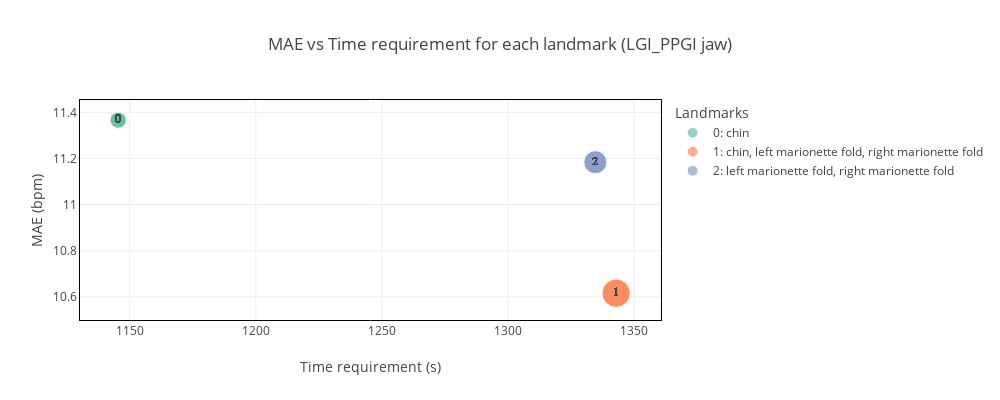

The code cell stored with this chart in its notebook:
### Markdown cell above
### Jaw

### Code cell
roi = 'jaw'
df = pd.read_hdf(f'../results/test_landmarks/h5/{dataset_name}/{dataset_name}_landmarks_in_roi.h5', key='df')\
        .query(f'ROI == "{roi}"')
df = pd.concat([df, df_all.query(f'ROI == "{roi}"')]).reset_index(drop=True)    
metric = 'MAE'

df, rankings = get_rankings_roi(df, dataset_name, metric)
fig, axs = plt.subplots(2,2,figsize=(15,6))
fig, axs = plot_bar_roi(df, rankings, roi, dataset_name, ncol=2, fig=fig, axs=axs)
plt.show()

fig, axs = plt.subplots(2,2,figsize=(12,5))
fig, axs = plot_box_roi(df, rankings, roi, dataset_name, ncol=1, fig=fig, axs=axs)
plt.show()

df1, fig, ax = plot_bubble_roi(df, metric, dataset_name, roi, fig, ax, size=[1000,400])
fig.show()

# print the worst video landmarks combination
df.sort_values('MAE',ascending=False).groupby('video').head(1)[['method','dataset','videoFilename','landmarks','MAE','RMSE','PCC','video','score']]

### Figure 1 — Plotly figure (JSON) as saved in the notebook; plotly's stock layout.template omitted (floating-point values rounded to 4 significant figures)
{"data": [{"customdata": [["0: chin"], ["0: chin"], ["0: chin"], ["0: chin"], ["0: chin"], ["0: chin"], ["0: chin"], ["0: chin"], ["0: chin"], ["0: chin"], ["0: chin"], ["0: chin"], ["0: chin"], ["0: chin"], ["0: chin"], ["0: chin"], ["0: chin"], ["0: chin"], ["0: chin"], ["0: chin"], ["0: chin"]], "hovertemplate": "Landmarks=%{customdata[0]}<br>Time requirement (s)=%{x}<br>MAE (bpm)=%{y}<br>Number of landmarks=%{marker.size}<br>landmarks_id=%{text}<extra></extra>", "legendgroup": "0: chin", "marker": {"color": "rgb(102,194,165)", "size": [1, 1, 1, 1, 1, 1, 1, 1, 1, 1, 1, 1, 1, 1, 1, 1, 1, 1, 1, 1, 1], "sizemode": "area", "sizeref": 0.0075, "symbol": "circle"}, "mode": "markers+text", "name": "0: chin", "orientation": "v", "showlegend": true, "text": [0, 0, 0, 0, 0, 0, 0, 0, 0, 0, 0, 0, 0, 0, 0, 0, 0, 0, 0, 0, 0], "textfont": {"family": "Courier New", "size": 12}, "textposition": "middle center", "type": "scatter", "x": [1145.0, 1145.0, 1145.0, 1145.0, 1145.0, 1145.0, 1145.0, 1145.0, 1145.0, 1145.0, 1145.0, 1145.0, 1145.0, 1145.0, 1145.0, 1145.0, 1145.0, 1145.0, 1145.0, 1145.0, 1145.0], "xaxis": "x", "y": [11.37, 11.37, 11.37, 11.37, 11.37, 11.37, 11.37, 11.37, 11.37, 11.37, 11.37, 11.37, 11.37, 11.37, 11.37, 11.37, 11.37, 11.37, 11.37, 11.37, 11.37], "yaxis": "y"}, {"customdata": [["1: chin, left marionette fold, right marionette fold"], ["1: chin, left marionette fold, right marionette fold"], ["1: chin, left marionette fold, right marionette fold"], ["1: chin, left marionette fold, right marionette fold"], ["1: chin, left marionette fold, right marionette fold"], ["1: chin, left marionette fold, right marionette fold"], ["1: chin, left marionette fold, right marionette fold"], ["1: chin, left marionette fold, right marionette fold"], ["1: chin, left marionette fold, right marionette fold"], ["1: chin, left marionette fold, right marionette fold"], ["1: chin, left marionette fold, right marionette fold"], ["1: chin, left marionette fold, right marionette fold"], ["1: chin, left marionette fold, right marionette fold"], ["1: chin, left marionette fold, right marionette fold"], ["1: chin, left marionette fold, right marionette fold"], ["1: chin, left marionette fold, right marionette fold"], ["1: chin, left marionette fold, right marionette fold"], ["1: chin, left marionette fold, right marionette fold"], ["1: chin, left marionette fold, right marionette fold"], ["1: chin, left marionette fold, right marionette fold"], ["1: chin, left marionette fold, right marionette fold"], ["1: chin, left marionette fold, right marionette fold"]], "hovertemplate": "Landmarks=%{customdata[0]}<br>Time requirement (s)=%{x}<br>MAE (bpm)=%{y}<br>Number of landmarks=%{marker.size}<br>landmarks_id=%{text}<extra></extra>", "legendgroup": "1: chin, left marionette fold, right marionette fold", "marker": {"color": "rgb(252,141,98)", "size": [3, 3, 3, 3, 3, 3, 3, 3, 3, 3, 3, 3, 3, 3, 3, 3, 3, 3, 3, 3, 3, 3], "sizemode": "area", "sizeref": 0.0075, "symbol": "circle"}, "mode": "markers+text", "name": "1: chin, left marionette fold, right marionette fold", "orientation": "v", "showlegend": true, "text": [1, 1, 1, 1, 1, 1, 1, 1, 1, 1, 1, 1, 1, 1, 1, 1, 1, 1, 1, 1, 1, 1], "textfont": {"family": "Courier New", "size": 12}, "textposition": "middle center", "type": "scatter", "x": [1343.0, 1343.0, 1343.0, 1343.0, 1343.0, 1343.0, 1343.0, 1343.0, 1343.0, 1343.0, 1343.0, 1343.0, 1343.0, 1343.0, 1343.0, 1343.0, 1343.0, 1343.0, 1343.0, 1343.0, 1343.0, 1343.0], "xaxis": "x", "y": [10.62, 10.62, 10.62, 10.62, 10.62, 10.62, 10.62, 10.62, 10.62, 10.62, 10.62, 10.62, 10.62, 10.62, 10.62, 10.62, 10.62, 10.62, 10.62, 10.62, 10.62, 10.62], "yaxis": "y"}, {"customdata": [["2: left marionette fold, right marionette fold"], ["2: left marionette fold, right marionette fold"], ["2: left marionette fold, right marionette fold"], ["2: left marionette fold, right marionette fold"], ["2: left marionette fold, right marionette fold"], ["2: left marionette fold, right marionette fold"], ["2: left marionette fold, right marionette fold"], ["2: left marionette fold, right marionette fold"], ["2: left marionette fold, right marionette fold"], ["2: left marionette fold, right marionette fold"], ["2: left marionette fold, right marionette fold"], ["2: left marionette fold, right marionette fold"], ["2: left marionette fold, right marionette fold"], ["2: left marionette fold, right marionette fold"], ["2: left marionette fold, right marionette fold"], ["2: left marionette fold, right marionette fold"], ["2: left marionette fold, right marionette fold"], ["2: left marionette fold, right marionette fold"], ["2: left marionette fold, right marionette fold"], ["2: left marionette fold, right marionette fold"], ["2: left marionette fold, right marionette fold"], ["2: left marionette fold, right marionette fold"]], "hovertemplate": "Landmarks=%{customdata[0]}<br>Time requirement (s)=%{x}<br>MAE (bpm)=%{y}<br>Number of landmarks=%{marker.size}<br>landmarks_id=%{text}<extra></extra>", "legendgroup": "2: left marionette fold, right marionette fold", "marker": {"color": "rgb(141,160,203)", "size": [2, 2, 2, 2, 2, 2, 2, 2, 2, 2, 2, 2, 2, 2, 2, 2, 2, 2, 2, 2, 2, 2], "sizemode": "area", "sizeref": 0.0075, "symbol": "circle"}, "mode": "markers+text", "name": "2: left marionette fold, right marionette fold", "orientation": "v", "showlegend": true, "text": [2, 2, 2, 2, 2, 2, 2, 2, 2, 2, 2, 2, 2, 2, 2, 2, 2, 2, 2, 2, 2, 2], "textfont": {"family": "Courier New", "size": 12}, "textposition": "middle center", "type": "scatter", "x": [1335.0, 1335.0, 1335.0, 1335.0, 1335.0, 1335.0, 1335.0, 1335.0, 1335.0, 1335.0, 1335.0, 1335.0, 1335.0, 1335.0, 1335.0, 1335.0, 1335.0, 1335.0, 1335.0, 1335.0, 1335.0, 1335.0], "xaxis": "x", "y": [11.18, 11.18, 11.18, 11.18, 11.18, 11.18, 11.18, 11.18, 11.18, 11.18, 11.18, 11.18, 11.18, 11.18, 11.18, 11.18, 11.18, 11.18, 11.18, 11.18, 11.18, 11.18], "yaxis": "y"}], "layout": {"height": 400, "legend": {"itemsizing": "constant", "title": {"text": "Landmarks"}, "tracegroupgap": 0}, "title": {"text": "MAE vs Time requirement for each landmark (LGI_PPGI jaw)"}, "width": 1000, "xaxis": {"anchor": "y", "domain": [0, 1], "linecolor": "black", "mirror": true, "showline": true, "title": {"text": "Time requirement (s)"}}, "yaxis": {"anchor": "x", "domain": [0, 1], "linecolor": "black", "mirror": true, "showline": true, "title": {"text": "MAE (bpm)"}}}}
